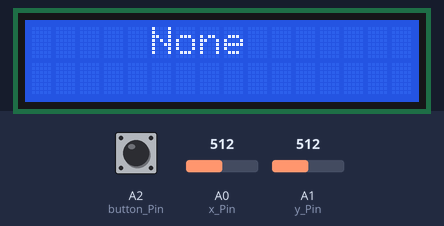
Simulated run of this sketch. Board: Arduino Uno, built with avr-gcc and run on an emulated ATmega328P. Shown: 16×2 character LCD. The inputs (shaded band) are chosen by the test bench; at power-on: A0 (x_Pin) = 512, A1 (y_Pin) = 512, A2 (button_Pin) HIGH.

Above: at 2.2 s.
2.3 s: A0 (x_Pin) set to 239
3.8 s: A0 (x_Pin) set to 215
At 5.0 s:
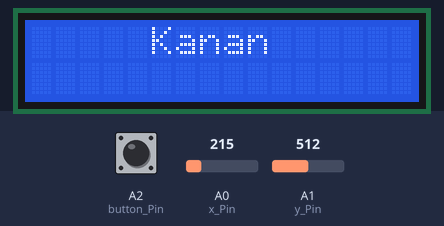
5.3 s: A1 (y_Pin) set to 227
6.8 s: A1 (y_Pin) set to 205
At 7.2 s:
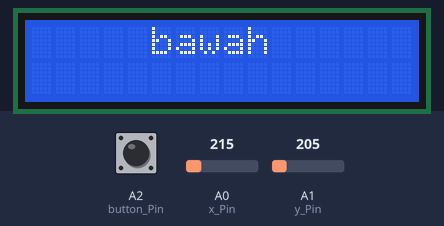
8.3 s: A2 (button_Pin) pulled LOW for 0.15 s
At 8.38 s:
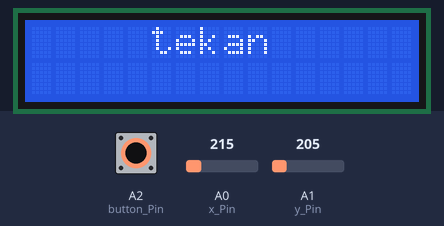
9.9 s: A0 (x_Pin) set to 802
11.4 s: A0 (x_Pin) set to 829
At 11.8 s:
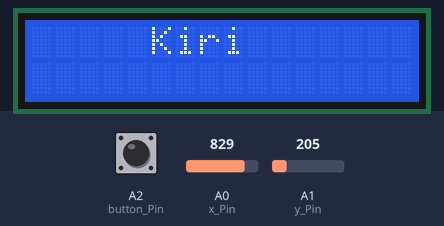
Timing chart, 0 to 13.9 s (numbered marks = the images above; inputs shaded):
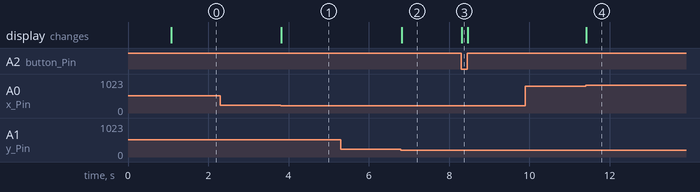

The sketch:

lcd.ino
```cpp
#include <Wire.h>
#include <LiquidCrystal_I2C.h>
//=============button==========
#define button_Pin A2
#define x_Pin A0
#define y_Pin A1
#define atas 0
#define bawah 1
#define kiri 2
#define kanan 3
#define yes 4
#define unpressed 5
#define tekan 6
//******************button**************

LiquidCrystal_I2C lcd(0x27, 16, 2); // set the LCD address to 0x27 for a 16 chars and 2 line display

struct joyStick {
  int x_Position = 0;
  int y_Position = 0;
  int buttonState = 0;
  int dibagiDua = 1022 / 2;
  int xHasilMap = 0;
  int yHasilMap = 0;
  double derajat = 0;
  double polar = 0;

} joy;


void setup() {
  // put your setup code here, to run once:
  // initialize the lcd
  Serial.begin(9600);
  lcd.init();
  // Print a message to the LCD.
  lcd.backlight();
  deklarasiJoy();
  lcd.setCursor(0, 0); lcd.print("test");
  delay(1000);
  lcd.clear();
}

void loop() {
  // put your main code here, to run repeatedly:

  lcd.setCursor(5, 0);
  switch (read_button()) {
    case atas: lcd.print("Atas");
      break;
    case bawah: lcd.print("bawah   ");
      break;
    case kanan: lcd.print("Kanan      ");
      break;
    case kiri: lcd.print("Kiri  ");
      break;
    case unpressed: lcd.print("None       ");
      break;
    case tekan: lcd.print("tekan");
      break;
  }

}
```

joystick.ino
```cpp
void deklarasiJoy(){
   //deklarasi xPin dan yPin sebagai input
  pinMode(x_Pin, INPUT); pinMode(y_Pin, INPUT);
  //deklarasi buttonPin sebagai input dengan kondisi pull-up
  pinMode(button_Pin, INPUT_PULLUP);

  }


void joystick() {


  //Pembacaan kondisi
  joy.x_Position = analogRead(x_Pin);
  joy.y_Position = analogRead(y_Pin);
  joy.buttonState = digitalRead(button_Pin);
  if (joy.x_Position > joy.dibagiDua) {
    joy.xHasilMap = map(joy.x_Position, (joy.dibagiDua + 1), 1022, 0, 255);
  } else if (joy.x_Position <= joy.dibagiDua) {
    joy.xHasilMap = map(joy.x_Position, 0, (joy.dibagiDua), -255, 0);
  }

  if (joy.y_Position > joy.dibagiDua) {
    joy.yHasilMap = map(joy.y_Position, (joy.dibagiDua + 1), 1022, 0, 255);
  } else if (joy.y_Position <= joy.dibagiDua) {
    joy.yHasilMap = map(joy.y_Position, 0, (joy.dibagiDua), -255, 0);
  }
  if (joy.xHasilMap >= 0 && joy.yHasilMap >= 0) {// kuadran 1
    joy.derajat = atan2(joy.yHasilMap, joy.xHasilMap) * 180 / PI ;
  }  else if (joy.xHasilMap <= 0 && joy.yHasilMap >= 0) { //kuadran 2
    joy.derajat = atan2(joy.yHasilMap, joy.xHasilMap) * 180 / PI ;
    //joy.derajat=180+joy.derajat;
  } else if (joy.xHasilMap <= 0 && joy.yHasilMap <= 0) {
    joy.derajat = atan2(joy.yHasilMap, joy.xHasilMap) * 180 / PI ;
    joy.derajat = 360 + joy.derajat;
  } else if (joy.xHasilMap >= 0 && joy.yHasilMap <= 0) {
    joy.derajat = atan2(joy.yHasilMap, joy.xHasilMap) * 180 / PI ;
    joy.derajat = 360 + joy.derajat;
  }
  //joy.derajat = atan2(joy.yHasilMap, joy.xHasilMap)* 180 / PI ;

  //  if (joy.derajat < 0) {
  //    joy.derajat = 360 + joy.derajat;
  //  }

  joy.polar = sqrt(pow(joy.xHasilMap, 2) + pow(joy.yHasilMap, 2));


  //menampilkan hasil pada serial monitor
//  Serial.print(" |variable x: "); Serial.print(joy.xHasilMap);
//  Serial.print(" variable y: "); Serial.print(joy.yHasilMap);
//  Serial.print(" X: "); Serial.print(joy.x_Position);
//  Serial.print(" | Y: "); Serial.print(joy.y_Position);
//  Serial.print(" | Button: "); Serial.println(joy.buttonState);
//  Serial.print(" hasil  "); Serial.print(joy.derajat);
//  Serial.println(" polar"); Serial.print(joy.polar);

  //delay(100); //waktu tunda sebesar 100ms
}

byte read_button() {
  joystick();
  if(!(joy.buttonState) ){
      return tekan;
      }
  if (joy.polar >= 145) {
    if ((joy.derajat <= 45 || joy.derajat >= 315)||joy.derajat==0) {
      return kiri;
    } else if ( joy.derajat > 45 && joy.derajat <= 135) {
      return atas;
    } else if (joy.derajat > 135 && joy.derajat <= 225) {
      return kanan;
    } else if (joy.derajat > 225 && joy.derajat <= 315) {
      return bawah;
    }
  } else {
    return unpressed;
  }


}
```

Measured:
- the behaviour switches between 223 and 222 on A0 (x_Pin) (found by bisection; images 0 and 1)
- the behaviour switches between 215 and 214 on A1 (y_Pin) (found by bisection; images 1 and 2)
- the behaviour switches between 817 and 818 on A0 (x_Pin) (found by bisection; images 3 and 4)
- after the input at 2.3 s, every drawn part: stays the same
- after the input at 3.8 s, the display: changes at once (image 1)
- after the input at 5.3 s, every drawn part: stays the same
- after the input at 6.8 s, the display: changes at once (image 2)
- after the input at 8.3 s, the display: changes at once (image 3)
- after the input at 9.9 s, every drawn part: stays the same
- after the input at 11.4 s, the display: changes at once (image 4)
